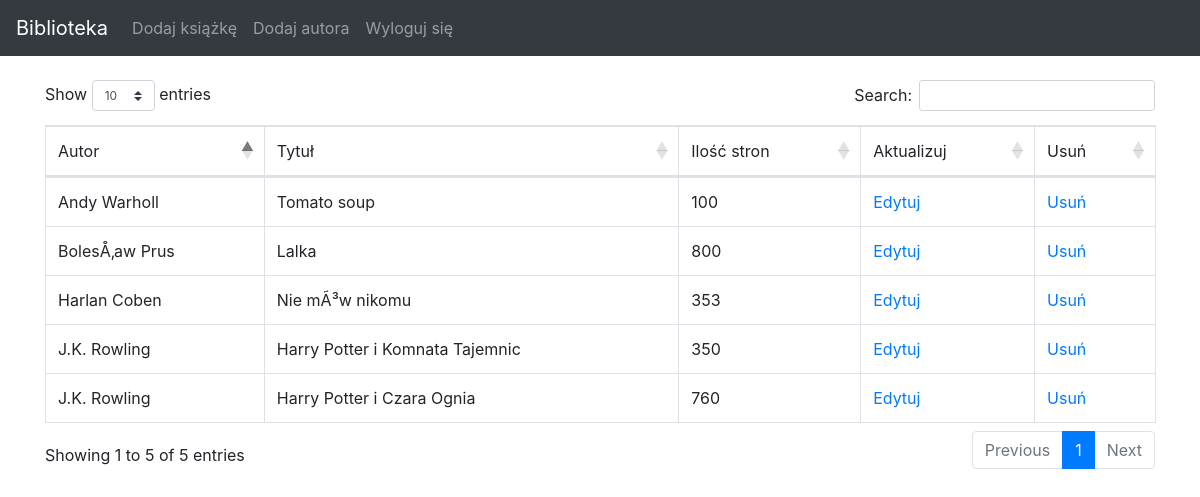
The app's page /books.php (signed in) with its own data.
### tables this page shows
CREATE TABLE `books` (
  `id` int(11) NOT NULL,
  `id_author` int(11) NOT NULL,
  `title` text NOT NULL,
  `pages` text NOT NULL
);

CREATE TABLE `authors` (
  `id` int(11) NOT NULL,
  `author` text NOT NULL
);

### books.php (the view, shortened to what this page needs)
<!DOCTYPE HTML>
<html lang="pl">
<head>
    <link rel="stylesheet" href="https://maxcdn.bootstrapcdn.com/bootstrap/4.1.3/css/bootstrap.min.css">
    <link rel="stylesheet" href="https://cdn.datatables.net/1.10.19/css/dataTables.bootstrap4.min.css">
</head>
<body>
    <div class="container" style="margin-top: 80px; margin-bottom: 80px;">
        <nav class="navbar navbar-expand-sm bg-dark navbar-dark fixed-top">
            <a class="navbar-brand" style="color: white;">Biblioteka</a>
            <ul class="navbar-nav">
                <li class="nav-item">
                    <a class="nav-link" href="add.php">Dodaj książkę</a>
                </li>
                <li class="nav-item">
                    <a class="nav-link" href="author_manager.php">Dodaj autora</a>
                </li>
                <li class="nav-item">
                    <?php
                        echo '<a class="nav-link" href="logout.php">Wyloguj się</a>';
                    ?>
                </li>
            </ul>
        </nav>
        <table id="book-table" class="table table-bordered table-hover">
            <thead>
                <tr>
                    <td>Autor</td>
                    <td>Tytuł</td>
                    <td>Ilość stron</td>
                    <td>Aktualizuj</td>
                    <td>Usuń</td>
                </tr>
            </thead>
            <tbody>
                <?php
                    include_once("connect.php");
                    $sql = $dbConnection->query("SELECT authors.author, books.* FROM books, authors WHERE books.id_author = authors.id");
                    while($userData = $sql->fetch_array()){
                        echo "<tr>";
                        echo "<td>".$userData['author']."</td>";
                        echo "<td>".$userData['title']."</td>";
                        echo "<td>".$userData['pages']."</td>";
                        echo "<td><a href='edit.php?id=$userData[id]'>Edytuj</a></td>";
                        echo "<td><a href='delete.php?id=$userData[id]'>Usuń</a></td>";
                        echo "</tr>";
                    }
                ?>
            </tbody>
        </table>
    </div>
</body>
</html>

### records on screen
books: id_author.author "Andy Warholl", title "Tomato soup", pages "100"
books: id_author.author "J.K. Rowling", title "Harry Potter i Komnata Tajemnic", pages "350"
books: id_author.author "J.K. Rowling", title "Harry Potter i Czara Ognia", pages "760"
books: id_author.author "Harlan Coben", title "Nie mÃ³w nikomu", pages "353"
books: id_author.author "BolesÅ‚aw Prus", title "Lalka", pages "800"
